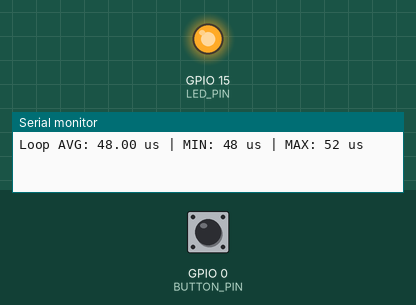
A program run on a simulated ESP32-S3. On the bench: output pins drawn as LEDs (lit = HIGH), the last lines printed to the serial monitor. Dashed ring = blinking. Inputs (shaded band) come from the test bench; at power-on: GPIO 0 (BUTTON_PIN) HIGH.

Above: at 1.2 s.
1.3 s: GPIO 0 (BUTTON_PIN) pulled LOW for 0.15 s
At 2.0 s:
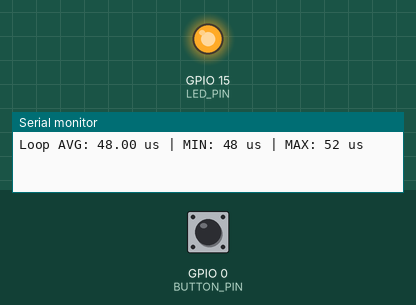
2.9 s: GPIO 0 (BUTTON_PIN) pulled LOW for 1 s
At 3.3 s:
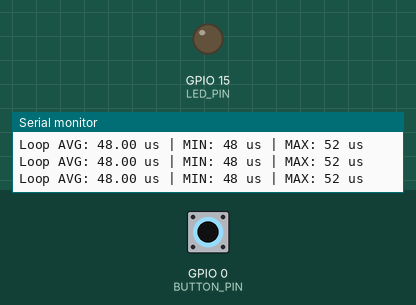
5.4 s: GPIO 0 (BUTTON_PIN) pulled LOW for 3.2 s
At 7.2 s:
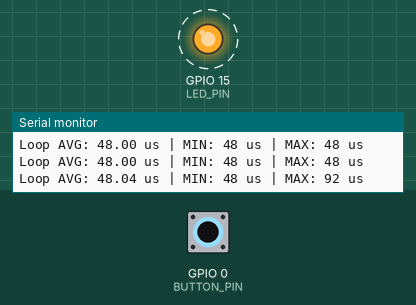
Timing chart, 0 to 17.6 s (numbered marks = the images above; inputs shaded):
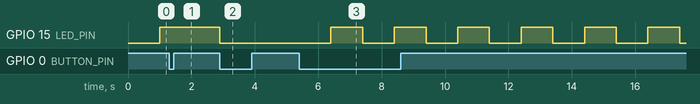

The program:

main.cpp
```cpp
#include <Arduino.h>

enum class LedState {
    Off,
    On
};

enum class LedMode {
    Blink,
    AlwaysOn,
    AlwaysOff
};

class CONFIG {
public:
    static constexpr uint8_t LED_PIN = 15;
    static constexpr uint8_t BUTTON_PIN = 0;

    static constexpr uint32_t LED_INTERVAL_MS = 1000;
    static constexpr uint32_t DEBOUNCE_MS = 50;
    static constexpr uint32_t REPORT_ITERATIONS = 1000;

};

class LED {
private:
    uint8_t pin;

public:
    LED(uint8_t ledPin) : pin(ledPin) {}

    void init() {
        pinMode(pin, OUTPUT);
        set(LedState::Off);
    }

    void set(LedState state) {
        digitalWrite(pin, state == LedState::On ? HIGH : LOW);
    }
};

LED led(CONFIG::LED_PIN);

LedState ledState = LedState::Off;
LedMode ledMode = LedMode::Blink;

uint32_t lastLedTime = 0;
uint32_t lastButtonTime = 0;
uint64_t totalLoopTime = 0;
uint32_t minLoopTime = UINT32_MAX;
uint32_t maxLoopTime = 0;
uint32_t loopCount = 0;

volatile bool buttonPressed = false;

void IRAM_ATTR buttonISR() {
    buttonPressed = true;
}

void changeLedMode() {
    switch (ledMode) {
        case LedMode::Blink:
            ledMode = LedMode::AlwaysOn;
            ledState = LedState::On;
            led.set(ledState);
            break;

        case LedMode::AlwaysOn:
            ledMode = LedMode::AlwaysOff;
            ledState = LedState::Off;
            led.set(ledState);
            break;

        case LedMode::AlwaysOff:
            ledMode = LedMode::Blink;
            ledState = LedState::Off;
            led.set(ledState);
            lastLedTime = millis();
            break;
    }
}

void setup() {
    Serial.begin(115200);

    led.init();

    pinMode(CONFIG::BUTTON_PIN, INPUT_PULLUP);

    attachInterrupt(
        digitalPinToInterrupt(CONFIG::BUTTON_PIN),
        buttonISR,
        FALLING
    );
}

void loop() {
    uint32_t startTime = micros();
    uint32_t currentTime = millis();
    bool pressed = false;

    noInterrupts();
    pressed = buttonPressed;
    buttonPressed = false;
    interrupts();


    if (pressed && currentTime - lastButtonTime >= CONFIG::DEBOUNCE_MS) {
        lastButtonTime = currentTime;
        changeLedMode();
    }

    if (ledMode == LedMode::Blink) {
        if (currentTime - lastLedTime >= CONFIG::LED_INTERVAL_MS) {
            lastLedTime = currentTime;

            ledState = (ledState == LedState::Off)
                           ? LedState::On
                           : LedState::Off;
            led.set(ledState);
        }
    }

    uint32_t executionTime = micros() - startTime;
    totalLoopTime += executionTime;
    loopCount++;

    if (executionTime < minLoopTime) {
        minLoopTime = executionTime;
    }

    if (executionTime > maxLoopTime) {
        maxLoopTime = executionTime;
    }

    if (loopCount >= CONFIG::REPORT_ITERATIONS) {
        float averageTime =
            (float)totalLoopTime / loopCount;

        Serial.printf(
            "Loop AVG: %.2f us | MIN: %lu us | MAX: %lu us\n",
            averageTime,
            (unsigned long)minLoopTime,
            (unsigned long)maxLoopTime
        );

        totalLoopTime = 0;
        loopCount = 0;
        minLoopTime = UINT32_MAX;
        maxLoopTime = 0;
    }
}
```

Measured:
- after the input at 1.3 s, GPIO 15 (LED_PIN): stays HIGH (without the input it goes to LOW after 0.70 s)
- after the input at 2.9 s, GPIO 15 (LED_PIN): HIGH → LOW at once
- after the input at 5.4 s, GPIO 15 (LED_PIN): alternates HIGH for 1.0 s and LOW for 1.0 s, starting after 1.0 s
